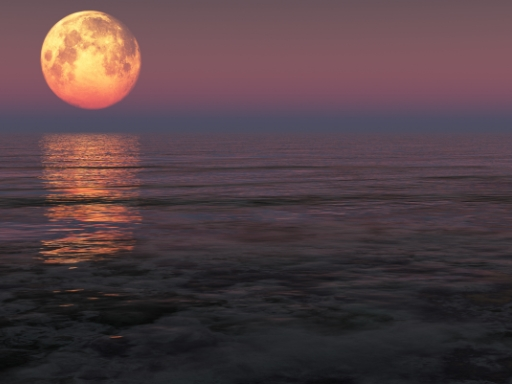
#> input picture opencv_basic/Histograms/moon-orange.jpg, 512 x 384 px
$ python adaptive_histograms_equalization.py
#> lines starting #> are read from the running program, lines starting #| are printed output that depends on the picture
import cv2
import numpy as np
import matplotlib.pyplot as plt

# Load the image
image = cv2.imread('moon-orange.jpg', cv2.IMREAD_GRAYSCALE)
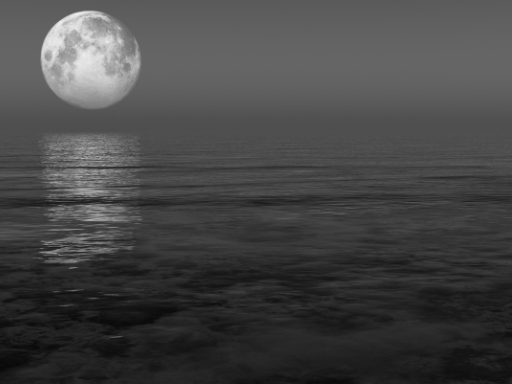
#> image: shape (384, 512); min 7, max 238, mean 69.4

# Calculate and display the histogram
hist = cv2.calcHist([image], [0], None, [256], [0, 256])
#> hist = 256 values, max 7911 at index 101, min 0 at index 0, mean 768
plt.figure()
plt.title('Histogram')
plt.xlabel('Pixel Value')
plt.ylabel('Frequency')
plt.plot(hist)

# Apply adaptive histogram equalization
clahe = cv2.createCLAHE(clipLimit=2.0, tileGridSize=(8, 8))
equalized_image = clahe.apply(image)
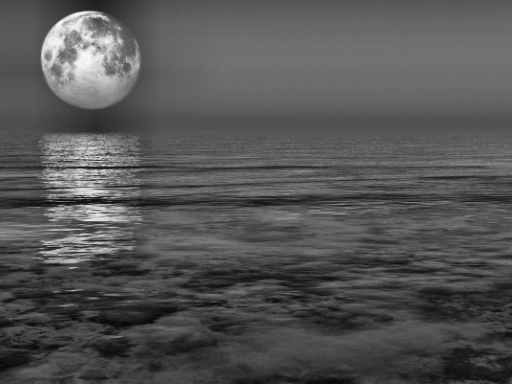
#> equalized_image: shape (384, 512); min 6, max 248, mean 84.6

# Display the original and equalized images
plt.figure()
plt.subplot(121)
plt.imshow(image, cmap='gray')
plt.title('Original Image')
plt.subplot(122)
plt.imshow(equalized_image, cmap='gray')
plt.title('Equalized Image')

# Calculate and display the equalized histogram
equalized_hist = cv2.calcHist([equalized_image], [0], None, [256], [0, 256])
#> equalized_hist = 256 values, max 4035 at index 86, min 0 at index 0, mean 768
plt.figure()
plt.title('Equalized Histogram')
plt.xlabel('Pixel Value')
plt.ylabel('Frequency')
plt.plot(equalized_hist)

# Show all plots
plt.show()
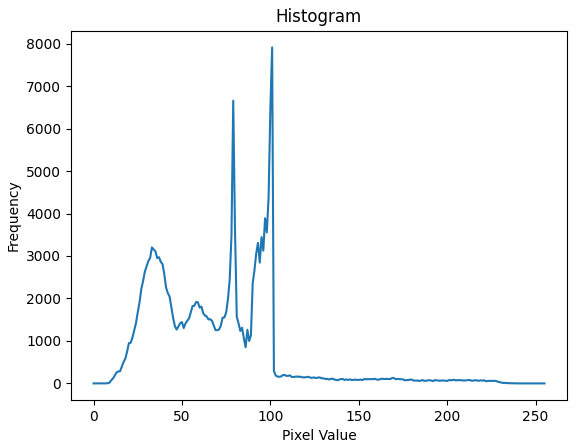
#> figure drawn by matplotlib, 1 panel; curve peaks at x = 101, y = 7911
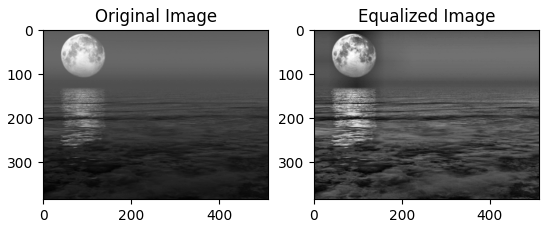
#> figure drawn by matplotlib, 2 panels
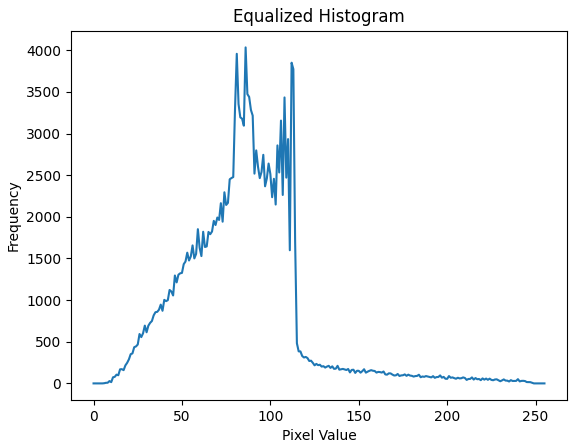
#> figure drawn by matplotlib, 1 panel; curve peaks at x = 86, y = 4035

$ run again, with opencv_basic/Histograms/moon-white.jpg copied over opencv_basic/Histograms/moon-orange.jpg
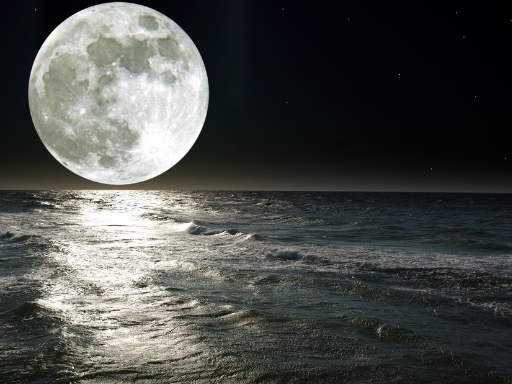
#> input picture opencv_basic/Histograms/moon-white.jpg, 512 x 384 px
#> hist = 256 values, max 6975 at index 2, min 246 at index 122, mean 768
#> `equalized_image = clahe.apply(image)`:
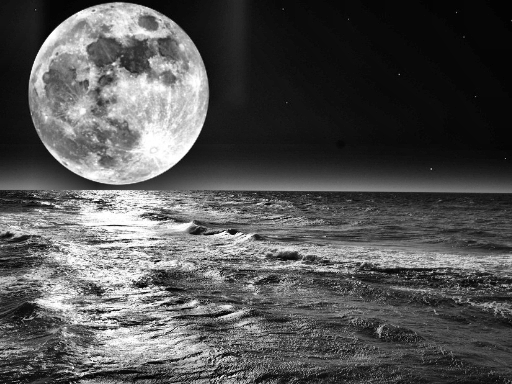
#> equalized_image: shape (384, 512); min 0, max 255, mean 83.5
#> equalized_hist = 256 values, max 4946 at index 9, min 1 at index 0, mean 768
#> `plt.show()`:
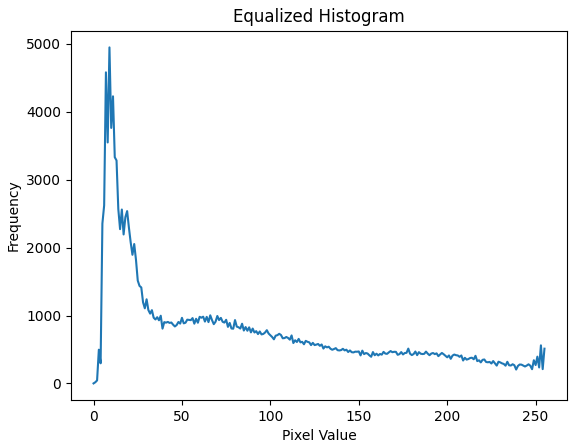
#> figure drawn by matplotlib, 1 panel; curve peaks at x = 9, y = 4946
